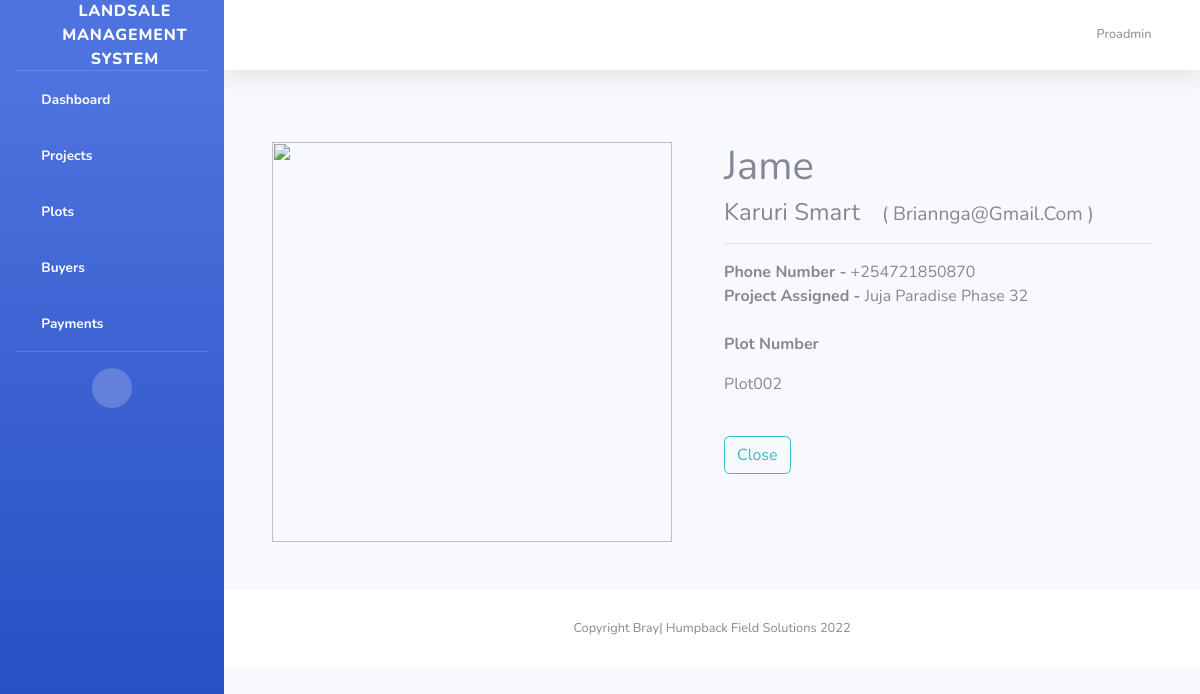
The page /buyers/2/ (signed in) on the database as committed earlier.
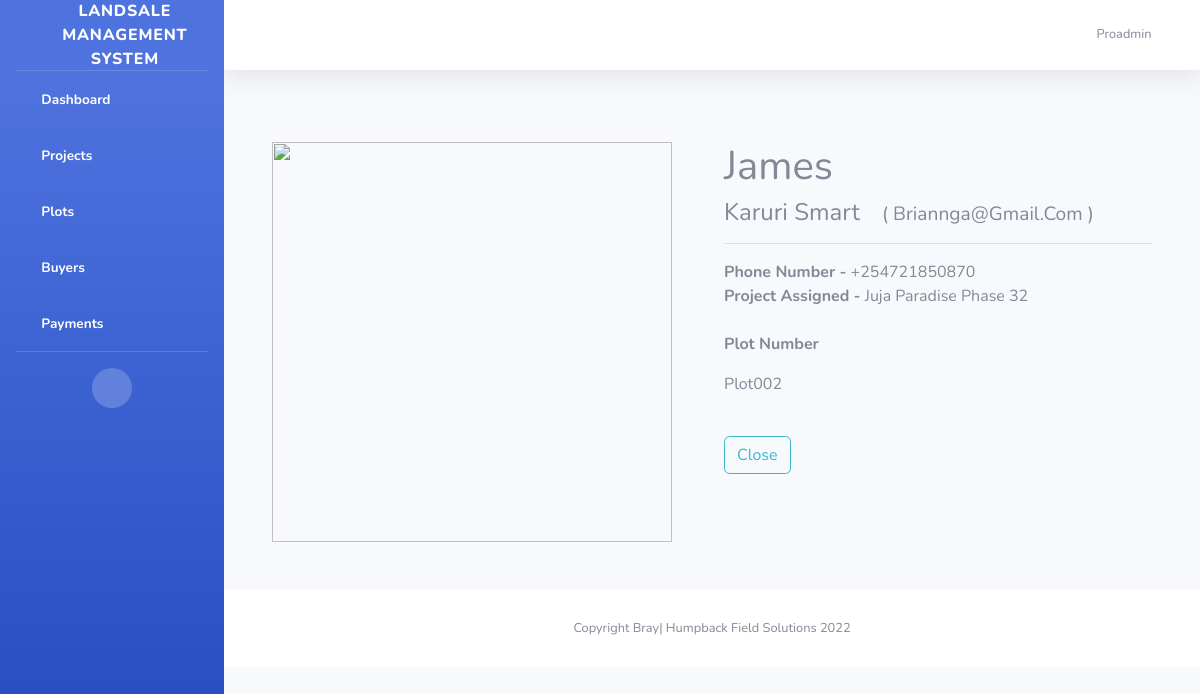
The same page on the database as committed later.
### buyers/models.py (models this page shows, shortened)
class BuyerInfo(models.Model):
    GENDER_OPTIONS =(
        ("M","Male"),
        ("F","Female"),
        ("O","Other")
    )
    RESIDENTIAL_OPTIONS = (
        ('R','Resident'),
        ("NR","Non-Resident")
    )
    PAYMENT_CONTRACT = (
        ("Deposit + 3months","Deposit + 3months"),
        ("Deposit + 6months","Deposit + 6months"),
        ("Deposit + 12months","Deposit + 12months"),
        ("Deposit + 24months","Deposit + 24months"),
        ("OT","OT")
    )
    first_name = models.CharField(max_length=255, null=True)
    middle_name = models.CharField(max_length=255, null=True)
    last_name = models.CharField(max_length=255, null=True)
    gender = models.CharField(max_length=1, choices=GENDER_OPTIONS, null=True)
    residential_status = models.CharField(max_length=2, choices=RESIDENTIAL_OPTIONS, null=True)
    current_address = models.CharField(max_length=100, null=True)
    national_id = models.CharField(max_length=10, unique=True, null=True)
    date_of_birth = models.DateField(null=True)
    kra_pin = models.CharField(max_length=11, unique=True, null=True)
    passport_photo = models.ImageField(blank=True, null=True)
    buyer_personal_number = models.CharField(max_length=50, null=True)
    buyers_email = models.EmailField(unique=True, null=True)
    mobile_phone = models.CharField(max_length=15, null=True)
    date_of_registration = models.DateField(null=True)
    project_assigned = models.ForeignKey(Plot, on_delete=models.CASCADE)
    plot_booked = models.OneToOneField(Plot_Number, on_delete=models.CASCADE)
    contract_type = models.CharField(choices=PAYMENT_CONTRACT, max_length=100, null=True)
    deposit_amount = models.IntegerField(null=True)
    balance_amount = models.IntegerField( null=True)
    registeredBy = models.CharField(max_length=15, null=True)

### plots/models.py (models this page shows)
class Plot(models.Model):
    projectName=models.CharField(max_length=100)
    slug = models.SlugField(unique=True, blank=True, null=True)
    seller=models.CharField(max_length=100)
    location=models.CharField(max_length=100)
    description=models.TextField()
    nearbyAmenities=models.TextField()
    availableUnits=models.IntegerField(null=True)
    plotsize=models.CharField(max_length=30,choices=plotsize_choices,default="")
    images=models.FileField(upload_to='plots/projectimages/')
    sellingprice=models.IntegerField(null=True)
    discountprice=models.IntegerField(null=True)
    deposit=models.IntegerField(null=True)
    def __str__(self):
        return self.projectName

class Plot_Number(models.Model):
    project = models.ForeignKey(Plot, on_delete=models.CASCADE)
    plotNumber = models.CharField(max_length=100)
    slug = models.SlugField(unique=True, blank=True, null=True)
    imageonMap = models.FileField(upload_to='plots/plotimages/',null=True)
    price = models.IntegerField()
    bookedby = models.ForeignKey('buyers.BuyerInfo',on_delete=models.CASCADE, null=True)
    sold = models.BooleanField(default=False)
    def __str__(self):
        return self.plotNumber

### buyers/views.py (the view)
# urls.py: path('buyers/<int:buyer_id>/', views.buyer_detail, name='buyer_detail'),
@login_required(login_url='/accounts/login/')
def buyer_detail(request, buyer_id):
    buyer = get_object_or_404(BuyerInfo, pk=buyer_id)
    return render(request, 'buyers/buyer_detail.html', {'buyer': buyer})

### templates/buyers/buyer_detail.html
{% extends 'base2.html' %}
{% load bootstrap4 %}
{% load static %}
{% block content %}
<div class="">
    <div class="container p-5">
        <div class="row">
            <div class="col-md-6">
                <span>
                  <img src="{% if buyer.passport_photo %}{{buyer.passport_photo.url}}{% else %}{% static 'images/no_image.png' %}{% endif %}"
                       WIDTH="400" HEIGHT="400"/>
                </span>
            </div>
            <div class="col-md-6">
                <div class="content text-capitalize">
                    <h1>{{buyer.first_name}}</h1>
                    <h4>{{ buyer.middle_name }} {{ buyer.last_name }}
                        <small class="ml-3">( {{buyer.buyers_email}} )</small>
                    </h4>
                    <hr>
                    <span><strong>Phone Number -</strong> {{ buyer.mobile_phone }} </span><br>
                    <span><strong>Project Assigned -</strong> {{ buyer.project_assigned }} </span>
                    <br>
                    <br>
                    <p><strong>Plot Number</strong></p>
                    <p> {{buyer.plot_booked }}</p>
                    <br>
                    <a href="{% url 'buyers:buyers' %}" class="btn btn-outline-info">Close</a>
                </div>
            </div>
        </div>
    </div>
</div>
{% endblock %}

Rows that differ between the two databases and show on the page:
changed BuyerInfo "Karuri": first_name "Jame" → "James"
